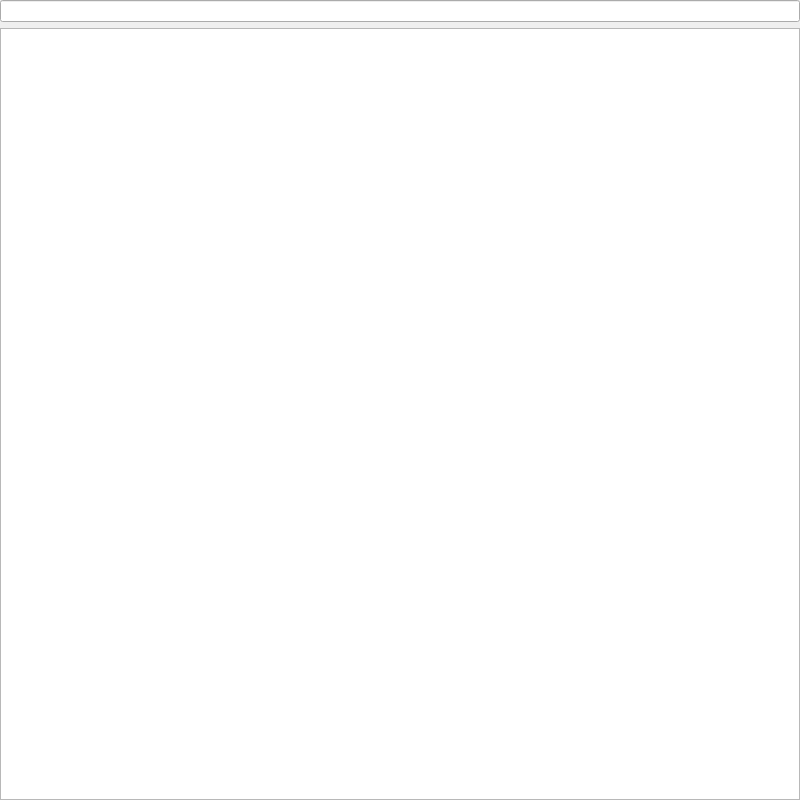
<?xml version="1.0" encoding="UTF-8"?>
<ui version="4.0">
 <class>Form</class>
 <widget class="QWidget" name="Form">
  <property name="windowModality">
   <enum>Qt::NonModal</enum>
  </property>
  <property name="geometry">
   <rect>
    <x>0</x>
    <y>0</y>
    <width>800</width>
    <height>800</height>
   </rect>
  </property>
  <property name="sizePolicy">
   <sizepolicy hsizetype="Preferred" vsizetype="Preferred">
    <horstretch>0</horstretch>
    <verstretch>0</verstretch>
   </sizepolicy>
  </property>
  <property name="minimumSize">
   <size>
    <width>0</width>
    <height>800</height>
   </size>
  </property>
  <property name="windowTitle">
   <string>Form</string>
  </property>
  <layout class="QVBoxLayout" name="gridLayout">
   <property name="margin">
    <number>0</number>
   </property>
   <item>
    <widget class="QLineEdit" name="uiFilter"/>
   </item>
   <item>
    <widget class="QTreeView" name="uiTree">
     <property name="sizePolicy">
      <sizepolicy hsizetype="Preferred" vsizetype="Expanding">
       <horstretch>0</horstretch>
       <verstretch>0</verstretch>
      </sizepolicy>
     </property>
     <property name="minimumSize">
      <size>
       <width>800</width>
       <height>500</height>
      </size>
     </property>
     <property name="font">
      <font>
       <pointsize>12</pointsize>
      </font>
     </property>
     <property name="tabKeyNavigation">
      <bool>true</bool>
     </property>
     <property name="sortingEnabled">
      <bool>false</bool>
     </property>
     <attribute name="headerDefaultSectionSize">
      <number>250</number>
     </attribute>
     <attribute name="headerMinimumSectionSize">
      <number>100</number>
     </attribute>
     <attribute name="headerStretchLastSection">
      <bool>true</bool>
     </attribute>
    </widget>
   </item>
  </layout>
 </widget>
 <resources/>
 <connections/>
</ui>
